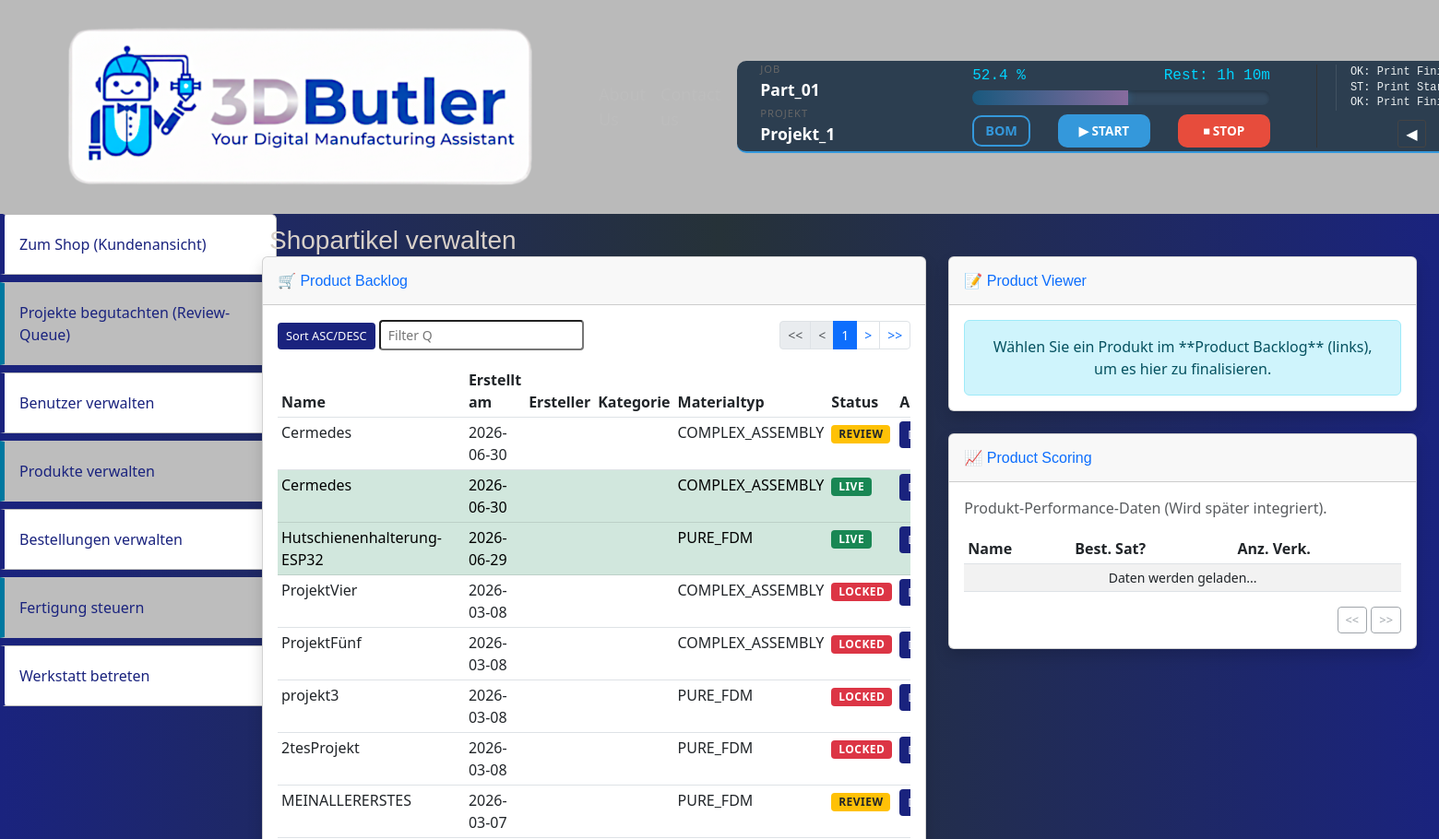
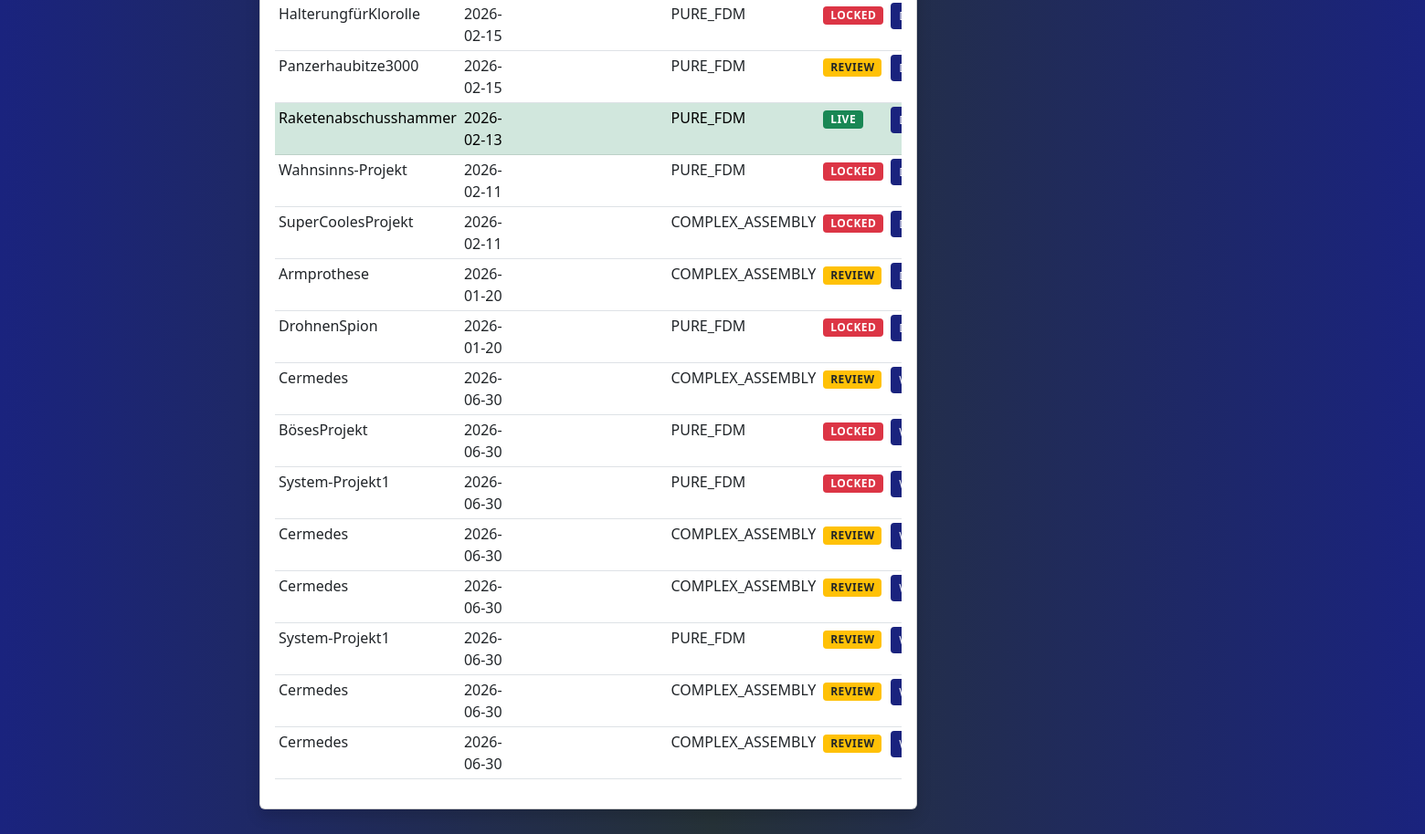
/admin/manage_products (signed in), run on the app's committed database (2 pictures, top to bottom).
### tables this page shows
CREATE TABLE "Products" (
    "ProductID" TEXT NOT NULL PRIMARY KEY,
    "UserID" TEXT NOT NULL,
    "ProductCategory" TEXT NOT NULL,
    "MaterialType" TEXT NOT NULL,
    "ProductName" TEXT NOT NULL,
    "ProductDescription" TEXT NOT NULL,
    "WeightG" REAL NOT NULL,
    "PrintTimeMin" INTEGER NOT NULL,
    "CreatedAt" TEXT NOT NULL,
    "StockQuantity" INTEGER NOT NULL,
    "IsActive" INTEGER NOT NULL,
    "ImagePath" TEXT,
    "IsShopReady" INTEGER NOT NULL DEFAULT 0,
    "IsShopVisible" INTEGER NOT NULL DEFAULT 0,
    "Color" TEXT,
    "SourceProjectID" TEXT,
    FOREIGN KEY ("UserID") REFERENCES "Users" ("UserID"),
    FOREIGN KEY ("ProductCategory") REFERENCES "ProductCategories" ("CategoryName")
);

### website/admin_views.py (the view, shortened to what this page needs)
@admin_bp.route('/manage_products', methods=['GET', 'POST']) #TODO: Fehler bei Produkt Live Schalten fixen. Bei klick auf "zum shop hinzufügen" Fehler: Kritische Finalisierungsdaten fehlen.
@check_admin
def manage_products():
    selected_product_data = None
    try:
        products_to_finalize = product_manager.get_products_for_finalization(include_inactive=True)
        all_categories = project_manager.get_all_categories()
    except Exception as e:
        flash(f'Fehler beim Laden: {e}', 'danger')
        products_to_finalize, all_categories = [], []
    return render_template(
        'admin/admin_product_main.html',
        products_for_review=products_to_finalize,
        selected_product=selected_product_data,
        all_categories=all_categories
    )

### website/product_manager.py (called while the page is built)
    def get_products_for_finalization(self, include_inactive: bool = True):
        query = "SELECT * FROM Products"
        if not include_inactive:
            query += " WHERE IsActive = 1"
        query += " ORDER BY IsActive DESC, CreatedAt DESC" # Aktive zuerst
        return self._execute_query(query, fetch=True)

### website/project_manager.py (called while the page is built)
    def get_all_categories(self):
        query = "SELECT CategoryName FROM ProductCategories ORDER BY CategoryName"
        return [row['CategoryName'] for row in self._execute_query(query, fetch=True)]

### website/user.py (called while the page is built)
def check_admin(f):
    @wraps(f)
    def decorated_function(*args, **kwargs):
        user_id = session.get('user_id')
        user = current_app.user_manager.find_user_by_id(user_id)
        if not user or not (user.get('IsAdmin') == 1 and user.get('IsActive') == 1):
            flash("Admin-Rechte erforderlich!", "danger")
            return redirect(url_for('views.home'))
        return f(*args, **kwargs)
    return decorated_function

### website/user_manager.py (called while the page is built)
    def find_user_by_id(self, user_id):
        query = "SELECT IsActive, IsAdmin FROM Users WHERE UserID = ?"
        result = self._execute_query(query, (user_id,), fetch=True)
        if result:
            return {'IsActive': result[0][0], 'IsAdmin': result[0][1]}
        return None

### website/templates/admin/admin_product_main.html (shortened to what this page needs)
{% extends 'admin/admin_base.html' %}
{% block body %}
<div class="col-12 col-md-10 ms-auto px-4 py-2 mt-1 mt-md-n5 position-relative">
        <h3 class="mb-0"> Shopartikel verwalten</h3>
    <div class="row">
        <div class="col-lg-7">
            {% include 'admin/admin_product_backlog.html' %}
        </div>
        <div class="col-lg-5">
            <div class="row">
                <div class="col-12 mb-4">
                    {% include 'admin/admin_product_viewer.html' %}
                </div>
                <div class="col-12">
                    {% include 'admin/admin_product_scoring.html' %}
                </div>
            </div>
        </div>
    </div>
</div>
{% endblock %}

### website/templates/admin/admin_product_backlog.html (shortened to what this page needs)
<div class="card shadow mb-4">
    <div class="card-header py-3">
        <h6 class="m-0 font-weight-bold text-primary">🛒 Product Backlog</h6>
    </div>
    <div class="card-body">
        <div class="d-flex justify-content-between align-items-center mb-3">
            <div>
                <button class="btn btn-sm btn-outline-secondary">Sort ASC/DESC</button>
                <input type="text" placeholder="Filter Q" class="form-control-sm d-inline-block w-auto">
            </div>
            <nav>
                <ul class="pagination pagination-sm m-0">
                    <li class="page-item disabled"><a class="page-link" href="#">&lt;&lt;</a></li>
                    <li class="page-item disabled"><a class="page-link" href="#">&lt;</a></li>
                    <li class="page-item active"><a class="page-link" href="#">1</a></li>
                    <li class="page-item"><a class="page-link" href="#">&gt;</a></li>
                    <li class="page-item"><a class="page-link" href="#">&gt;&gt;</a></li>
                </ul>
            </nav>
        </div>
        <div class="table-responsive">
            <table class="table table-sm table-hover" id="productBacklogTable">
                <thead>
                    <tr>
                        <th>Name</th>
                        <th>Erstellt am</th>
                        <th>Ersteller</th>
                        <th>Kategorie</th>
                        <th>Materialtyp</th>
                        <th>Status</th>
                        <th>Aktion</th>
                    </tr>
                </thead>
                <tbody>
                    {% for product in products_for_review %}
                    <tr {% if product.IsShopVisible == 1 %}class="table-success"{% endif %}>
                        <td>{{ product.ProductName }}</td>
                        <td>{{ product.CreatedAt[:10] }}</td>
                        <td>{{ product.CreatorName }}</td>
                        <td>{{ product.Category }}</td>
                        <td>{{ product.MaterialType }}</td>
                        <td>
                            {% if product.IsShopVisible == 1 %}
                                <span class="badge bg-success">LIVE</span>
                            {% elif product.IsShopReady == 0 %}
                                <span class="badge bg-danger">LOCKED</span>
                            {% else %}
                                <span class="badge bg-warning text-dark">REVIEW</span>
                            {% endif %}
                        </td>
                        <td>
                            <form method="POST" action="{{ url_for('admin_views.manage_products') }}" style="display:inline;">
                                {% if product.IsActive %}
                                    <button type="submit" class="btn btn-sm btn-outline-warning">Deaktivieren</button>
                                {% else %}
                                    <button type="submit" class="btn btn-sm btn-success">Wiederherstellen</button>
                                {% endif %}
                            </form>
                        </td>
                    </tr>
                    {% endfor %}
                </tbody>
            </table>
        </div>
    </div>
</div>

### website/static/css/style.css (style rules this page uses)
body { position: relative; overflow-x: hidden; }
body::before { content: ""; position: fixed; top: 0; left: -150%; width: 100%; height: 100%; background: linear-gradient( 120deg, transparent, rgba(128, 216, 255, 0.04) 40%, rgba(255, 255, 255, 0.08) 50%, rgba(128, 216, 255, 0.04) 60%, transparent ); z-index: -1; transform: skewX(-25deg); animation: global-shimmer 12s cubic-bezier(0.4, 0, 0.6, 1) infinite; pointer-events: none; }
h3 { font-family: Verdana, Geneva, Tahoma, sans-serif; color: rgb(217, 209, 201); }
h6 { font-family: Verdana, Geneva, Tahoma, sans-serif; color: rgb(217, 209, 201); }
.btn { background: #1A237E; border: 2px solid #0078a0; border-radius: 8px; color: #fff; }
.badge { letter-spacing: 0.5px; font-weight: 600; border-radius: 4px; }
.btn-sm { padding: 4px 8px; font-size: 0.8rem; border-radius: 4px; border: 1px solid transparent; cursor: pointer; }

### data on the page
Products: ProductName "Cermedes", CreatedAt "2026-06-30", MaterialType "COMPLEX_ASSEMBLY", IsShopVisible "REVIEW"
Products: ProductName "Cermedes", CreatedAt "2026-06-30", MaterialType "COMPLEX_ASSEMBLY", IsShopVisible "LIVE"
Products: ProductName "Hutschienenhalterung-ESP32", CreatedAt "2026-06-29", MaterialType "PURE_FDM", IsShopVisible "LIVE"
Products: ProductName "ProjektVier", CreatedAt "2026-03-08", MaterialType "COMPLEX_ASSEMBLY", IsShopVisible "LOCKED"
Products: ProductName "ProjektFünf", CreatedAt "2026-03-08", MaterialType "COMPLEX_ASSEMBLY", IsShopVisible "LOCKED"
Products: ProductName "projekt3", CreatedAt "2026-03-08", MaterialType "PURE_FDM", IsShopVisible "LOCKED"
Products: ProductName "2tesProjekt", CreatedAt "2026-03-08", MaterialType "PURE_FDM", IsShopVisible "LOCKED"
Products: ProductName "MEINALLERERSTES", CreatedAt "2026-03-07", MaterialType "PURE_FDM", IsShopVisible "REVIEW"
Products: ProductName "HalterungfürKlorolle", CreatedAt "2026-02-15", MaterialType "PURE_FDM", IsShopVisible "LOCKED"
Products: ProductName "Panzerhaubitze3000", CreatedAt "2026-02-15", MaterialType "PURE_FDM", IsShopVisible "REVIEW"
Products: ProductName "Raketenabschusshammer", CreatedAt "2026-02-13", MaterialType "PURE_FDM", IsShopVisible "LIVE"
Products: ProductName "Wahnsinns-Projekt", CreatedAt "2026-02-11", MaterialType "PURE_FDM", IsShopVisible "LOCKED"
Products: ProductName "SuperCoolesProjekt", CreatedAt "2026-02-11", MaterialType "COMPLEX_ASSEMBLY", IsShopVisible "LOCKED"
Products: ProductName "Armprothese", CreatedAt "2026-01-20", MaterialType "COMPLEX_ASSEMBLY", IsShopVisible "REVIEW"
Products: ProductName "DrohnenSpion", CreatedAt "2026-01-20", MaterialType "PURE_FDM", IsShopVisible "LOCKED"
Products: ProductName "Cermedes", CreatedAt "2026-06-30", MaterialType "COMPLEX_ASSEMBLY", IsShopVisible "REVIEW"
Products: ProductName "BösesProjekt", CreatedAt "2026-06-30", MaterialType "PURE_FDM", IsShopVisible "LOCKED"
Products: ProductName "System-Projekt1", CreatedAt "2026-06-30", MaterialType "PURE_FDM", IsShopVisible "LOCKED"
Products: ProductName "Cermedes", CreatedAt "2026-06-30", MaterialType "COMPLEX_ASSEMBLY", IsShopVisible "REVIEW"
Products: ProductName "Cermedes", CreatedAt "2026-06-30", MaterialType "COMPLEX_ASSEMBLY", IsShopVisible "REVIEW"
Products: ProductName "System-Projekt1", CreatedAt "2026-06-30", MaterialType "PURE_FDM", IsShopVisible "REVIEW"
Products: ProductName "Cermedes", CreatedAt "2026-06-30", MaterialType "COMPLEX_ASSEMBLY", IsShopVisible "REVIEW"
Products: ProductName "Cermedes", CreatedAt "2026-06-30", MaterialType "COMPLEX_ASSEMBLY", IsShopVisible "REVIEW"
